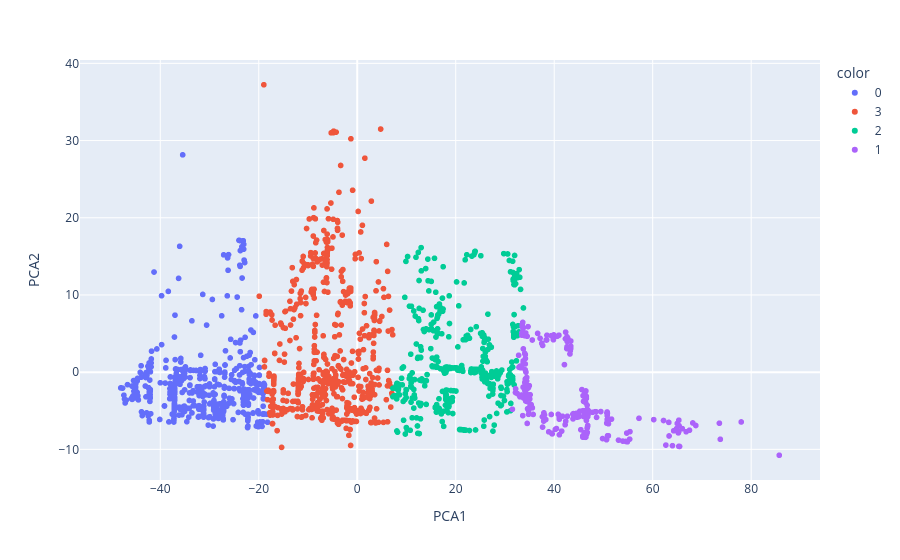

Write notebook code for a chart like this one.
### Code cell
# Visualiser les classes suivant les deux composantes en utilisant plotly.express
fig = px.scatter(df_pca, x = 'PCA1', y = 'PCA2',color=kmeans_partition.astype(str))
fig.show()

### Figure 1 — Plotly figure (JSON) as saved in the notebook; plotly's stock layout.template omitted (floating-point values rounded to 4 significant figures; data arrays with more than 128 entries replaced by an {"elided": "..."} marker saying what was removed)
{"data": [{"hovertemplate": "color=0<br>PCA1=%{x}<br>PCA2=%{y}<extra></extra>", "legendgroup": "0", "marker": {"color": "#636efa", "symbol": "circle"}, "mode": "markers", "name": "0", "showlegend": true, "type": "scattergl", "x": {"elided": "575 float values"}, "xaxis": "x", "y": {"elided": "575 float values"}, "yaxis": "y"}, {"hovertemplate": "color=3<br>PCA1=%{x}<br>PCA2=%{y}<extra></extra>", "legendgroup": "3", "marker": {"color": "#EF553B", "symbol": "circle"}, "mode": "markers", "name": "3", "showlegend": true, "type": "scattergl", "x": {"elided": "709 float values"}, "xaxis": "x", "y": {"elided": "709 float values"}, "yaxis": "y"}, {"hovertemplate": "color=2<br>PCA1=%{x}<br>PCA2=%{y}<extra></extra>", "legendgroup": "2", "marker": {"color": "#00cc96", "symbol": "circle"}, "mode": "markers", "name": "2", "showlegend": true, "type": "scattergl", "x": {"elided": "546 float values"}, "xaxis": "x", "y": {"elided": "546 float values"}, "yaxis": "y"}, {"hovertemplate": "color=1<br>PCA1=%{x}<br>PCA2=%{y}<extra></extra>", "legendgroup": "1", "marker": {"color": "#ab63fa", "symbol": "circle"}, "mode": "markers", "name": "1", "showlegend": true, "type": "scattergl", "x": {"elided": "257 float values"}, "xaxis": "x", "y": {"elided": "257 float values"}, "yaxis": "y"}], "layout": {"legend": {"title": {"text": "color"}, "tracegroupgap": 0}, "margin": {"t": 60}, "xaxis": {"anchor": "y", "domain": [0, 1], "title": {"text": "PCA1"}}, "yaxis": {"anchor": "x", "domain": [0, 1], "title": {"text": "PCA2"}}}}
